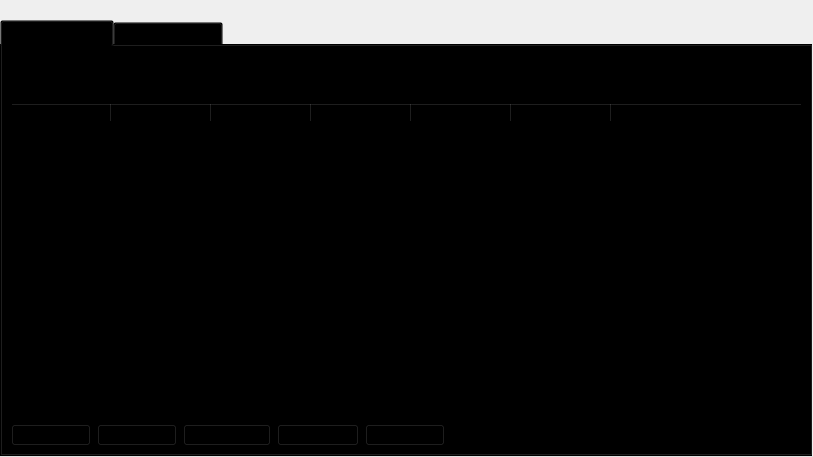
<?xml version="1.0" encoding="UTF-8"?>
<ui version="4.0">
 <class>MasternodeList</class>
 <widget class="QWidget" name="MasternodeList">
  <property name="geometry">
   <rect>
    <x>0</x>
    <y>0</y>
    <width>813</width>
    <height>457</height>
   </rect>
  </property>
  <property name="windowTitle">
   <string>Form</string>
  </property>
  <layout class="QVBoxLayout" name="topLayout">
   <property name="leftMargin">
    <number>0</number>
   </property>
   <property name="topMargin">
    <number>0</number>
   </property>
   <property name="rightMargin">
    <number>0</number>
   </property>
   <property name="bottomMargin">
    <number>0</number>
   </property>
   <item>
    <layout class="QVBoxLayout" name="verticalLayout">
     <property name="bottomMargin">
      <number>0</number>
     </property>
     <item>
      <spacer name="horizontalSpacer0">
       <property name="orientation">
        <enum>Qt::Horizontal</enum>
       </property>
       <property name="sizeHint" stdset="0">
        <size>
         <width>40</width>
         <height>20</height>
        </size>
       </property>
      </spacer>
     </item>
     <item>
      <widget class="QTabWidget" name="tabWidget">
       <property name="styleSheet">
        <string notr="true">background-color:transparent;</string>
       </property>
       <property name="currentIndex">
        <number>0</number>
       </property>
       <widget class="QWidget" name="tabMyMasternodes">
        <property name="styleSheet">
         <string notr="true">background-color: transparent;</string>
        </property>
        <attribute name="title">
         <string>My Masternodes</string>
        </attribute>
        <layout class="QGridLayout" name="gridLayout_2">
         <item row="0" column="0">
          <layout class="QVBoxLayout" name="verticalLayout_2">
           <property name="bottomMargin">
            <number>0</number>
           </property>
           <item>
            <layout class="QHBoxLayout" name="horizontalLayout_note">
             <property name="bottomMargin">
              <number>0</number>
             </property>
             <item>
              <widget class="QLabel" name="updateNote">
               <property name="text">
                <string>Note: Status of your masternodes in local wallet can potentially be slightly incorrect.&lt;br /&gt;Always wait for wallet to sync additional data and then double check from another node&lt;br /&gt;if your masternode should be running but you still do not see &quot;ENABLED&quot; in &quot;Status&quot; field.</string>
               </property>
              </widget>
             </item>
            </layout>
           </item>
           <item>
            <widget class="QTableWidget" name="tableWidgetMyMasternodes">
             <property name="minimumSize">
              <size>
               <width>695</width>
               <height>0</height>
              </size>
             </property>
             <property name="editTriggers">
              <set>QAbstractItemView::NoEditTriggers</set>
             </property>
             <property name="alternatingRowColors">
              <bool>true</bool>
             </property>
             <property name="selectionMode">
              <enum>QAbstractItemView::SingleSelection</enum>
             </property>
             <property name="selectionBehavior">
              <enum>QAbstractItemView::SelectRows</enum>
             </property>
             <property name="sortingEnabled">
              <bool>true</bool>
             </property>
             <attribute name="horizontalHeaderStretchLastSection">
              <bool>true</bool>
             </attribute>
             <column>
              <property name="text">
               <string>Alias</string>
              </property>
             </column>
             <column>
              <property name="text">
               <string>Address</string>
              </property>
             </column>
             <column>
              <property name="text">
               <string>Protocol</string>
              </property>
             </column>
             <column>
              <property name="text">
               <string>Status</string>
              </property>
             </column>
             <column>
              <property name="text">
               <string>Active</string>
              </property>
             </column>
             <column>
              <property name="text">
               <string>Last Seen</string>
              </property>
             </column>
             <column>
              <property name="text">
               <string>Payee</string>
              </property>
             </column>
            </widget>
           </item>
           <item>
            <layout class="QHBoxLayout" name="horizontalLayout_5">
             <property name="bottomMargin">
              <number>0</number>
             </property>
             <item>
              <widget class="QPushButton" name="startButton">
               <property name="text">
                <string>S&amp;tart alias</string>
               </property>
              </widget>
             </item>
             <item>
              <widget class="QPushButton" name="startAllButton">
               <property name="text">
                <string>Start &amp;all</string>
               </property>
              </widget>
             </item>
             <item>
              <widget class="QPushButton" name="startMissingButton">
               <property name="text">
                <string>Start &amp;MISSING</string>
               </property>
              </widget>
             </item>
             <item>
              <widget class="QPushButton" name="UpdateButton">
               <property name="text">
                <string>&amp;Update status</string>
               </property>
              </widget>
             </item>
             <item>
              <widget class="QPushButton" name="QRButton">
               <property name="toolTip">
                <string>Show additional Masternode information</string>
               </property>
               <property name="text">
                <string>Show &amp;Info...</string>
               </property>
              </widget>
             </item>
             <item>
              <widget class="QLabel" name="autoupdate_label">
               <property name="text">
                <string>Status will be updated automatically in (sec):</string>
               </property>
              </widget>
             </item>
             <item>
              <widget class="QLabel" name="secondsLabel">
               <property name="text">
                <string>0</string>
               </property>
              </widget>
             </item>
             <item>
              <spacer name="horizontalSpacer_5">
               <property name="orientation">
                <enum>Qt::Horizontal</enum>
               </property>
               <property name="sizeHint" stdset="0">
                <size>
                 <width>40</width>
                 <height>20</height>
                </size>
               </property>
              </spacer>
             </item>
            </layout>
           </item>
          </layout>
         </item>
        </layout>
       </widget>
       <widget class="QWidget" name="tabAllMasternodes">
        <attribute name="title">
         <string>All Masternodes</string>
        </attribute>
        <layout class="QGridLayout" name="gridLayout">
         <item row="1" column="0">
          <widget class="QTableWidget" name="tableWidgetMasternodes">
           <property name="editTriggers">
            <set>QAbstractItemView::NoEditTriggers</set>
           </property>
           <property name="alternatingRowColors">
            <bool>true</bool>
           </property>
           <property name="selectionMode">
            <enum>QAbstractItemView::NoSelection</enum>
           </property>
           <property name="selectionBehavior">
            <enum>QAbstractItemView::SelectRows</enum>
           </property>
           <property name="sortingEnabled">
            <bool>true</bool>
           </property>
           <attribute name="horizontalHeaderStretchLastSection">
            <bool>true</bool>
           </attribute>
           <column>
            <property name="text">
             <string>Address</string>
            </property>
           </column>
           <column>
            <property name="text">
             <string>Protocol</string>
            </property>
           </column>
           <column>
            <property name="text">
             <string>Status</string>
            </property>
           </column>
           <column>
            <property name="text">
             <string>Active</string>
            </property>
           </column>
           <column>
            <property name="text">
             <string>Last Seen</string>
            </property>
           </column>
           <column>
            <property name="text">
             <string>Payee</string>
            </property>
           </column>
          </widget>
         </item>
         <item row="0" column="0">
          <layout class="QHBoxLayout" name="horizontalLayout_3">
           <property name="bottomMargin">
            <number>0</number>
           </property>
           <item>
            <widget class="QLabel" name="label_filter">
             <property name="text">
              <string>Filter List:</string>
             </property>
            </widget>
           </item>
           <item>
            <widget class="QLineEdit" name="filterLineEdit">
             <property name="toolTip">
              <string>Filter masternode list</string>
             </property>
            </widget>
           </item>
           <item>
            <spacer name="horizontalSpacer_3">
             <property name="orientation">
              <enum>Qt::Horizontal</enum>
             </property>
             <property name="sizeHint" stdset="0">
              <size>
               <width>10</width>
               <height>20</height>
              </size>
             </property>
            </spacer>
           </item>
           <item>
            <widget class="QLabel" name="label_count">
             <property name="text">
              <string>Node Count:</string>
             </property>
            </widget>
           </item>
           <item>
            <widget class="QLabel" name="countLabel">
             <property name="text">
              <string>0</string>
             </property>
            </widget>
           </item>
          </layout>
         </item>
        </layout>
       </widget>
      </widget>
     </item>
    </layout>
   </item>
  </layout>
 </widget>
 <resources/>
 <connections/>
</ui>
